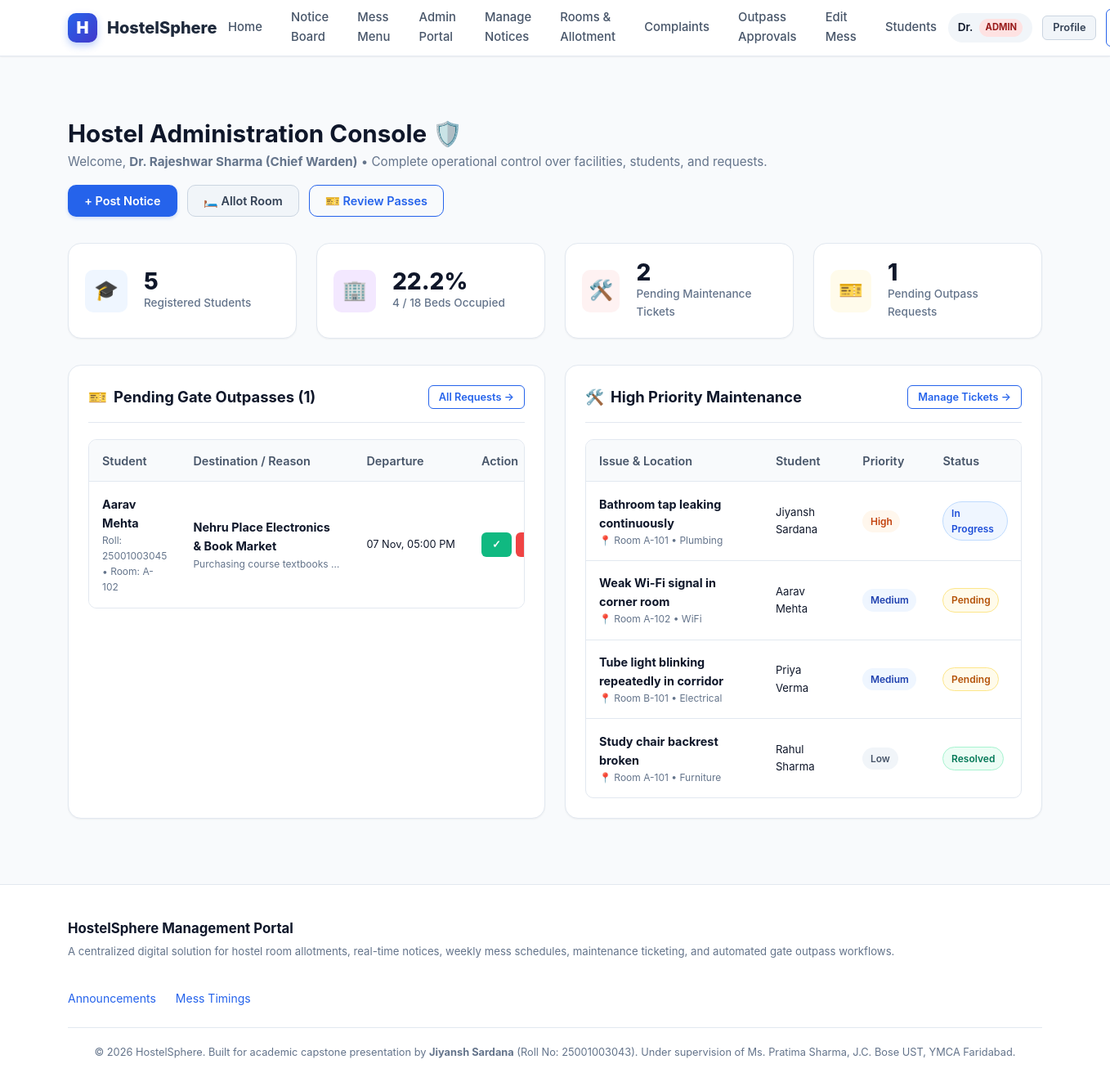
The page /admin/dashboard (signed in) on the database its author committed.
### tables this page shows
CREATE TABLE users (
    id INTEGER PRIMARY KEY AUTOINCREMENT,
    username TEXT UNIQUE NOT NULL,           -- Roll number for students or 'admin' for warden
    full_name TEXT NOT NULL,
    email TEXT UNIQUE NOT NULL,
    password_hash TEXT NOT NULL,
    role TEXT NOT NULL CHECK(role IN ('student', 'admin')),
    phone TEXT,
    guardian_name TEXT,
    guardian_phone TEXT,
    branch TEXT,                             -- e.g., 'Computer Engineering'
    semester INTEGER,                        -- e.g., 3
    gender TEXT CHECK(gender IN ('Male', 'Female', 'Other')),
    created_at TIMESTAMP DEFAULT CURRENT_TIMESTAMP
);

CREATE TABLE outpasses (
    id INTEGER PRIMARY KEY AUTOINCREMENT,
    user_id INTEGER NOT NULL,
    departure_time DATETIME NOT NULL,
    expected_return DATETIME NOT NULL,
    actual_return DATETIME,
    reason TEXT NOT NULL,
    destination TEXT NOT NULL,
    emergency_contact TEXT NOT NULL,
    status TEXT DEFAULT 'Pending' CHECK(status IN ('Pending', 'Approved', 'Rejected', 'Returned')),
    admin_remarks TEXT,
    reviewed_by INTEGER,
    created_at TIMESTAMP DEFAULT CURRENT_TIMESTAMP,
    reviewed_at TIMESTAMP,
    FOREIGN KEY (user_id) REFERENCES users(id) ON DELETE CASCADE,
    FOREIGN KEY (reviewed_by) REFERENCES users(id) ON DELETE SET NULL
);

CREATE TABLE rooms (
    id INTEGER PRIMARY KEY AUTOINCREMENT,
    room_number TEXT UNIQUE NOT NULL,        -- e.g., 'A-101', 'B-204'
    block TEXT NOT NULL,                     -- e.g., 'Block A', 'Block B'
    floor INTEGER NOT NULL,                  -- e.g., 1, 2, 3
    capacity INTEGER NOT NULL DEFAULT 2,     -- Max bed capacity
    room_type TEXT DEFAULT 'Non-AC' CHECK(room_type IN ('AC', 'Non-AC')),
    monthly_rent REAL DEFAULT 4500.0,
    status TEXT DEFAULT 'Available' CHECK(status IN ('Available', 'Occupied', 'Maintenance')),
    description TEXT
);

CREATE TABLE complaints (
    id INTEGER PRIMARY KEY AUTOINCREMENT,
    user_id INTEGER NOT NULL,
    room_number TEXT,                        -- Room where maintenance is required
    category TEXT NOT NULL CHECK(category IN ('Plumbing', 'Electrical', 'WiFi', 'Furniture', 'Cleanliness', 'Other')),
    title TEXT NOT NULL,
    description TEXT NOT NULL,
    priority TEXT DEFAULT 'Medium' CHECK(priority IN ('Low', 'Medium', 'High', 'Urgent')),
    status TEXT DEFAULT 'Pending' CHECK(status IN ('Pending', 'In Progress', 'Resolved', 'Rejected')),
    admin_remarks TEXT,
    created_at TIMESTAMP DEFAULT CURRENT_TIMESTAMP,
    resolved_at TIMESTAMP,
    FOREIGN KEY (user_id) REFERENCES users(id) ON DELETE CASCADE
);

### app.py (the view)
@app.route('/admin/dashboard')
@admin_required
def admin_dashboard():
    total_students = query_db("SELECT COUNT(*) as c FROM users WHERE role = 'student'", one=True)['c']
    total_rooms = query_db("SELECT COUNT(*) as c FROM rooms", one=True)['c']
    occupied_beds = query_db("SELECT COUNT(*) as c FROM room_allotments WHERE status = 'Active'", one=True)['c']
    total_capacity = query_db("SELECT COALESCE(SUM(capacity), 0) as s FROM rooms", one=True)['s']
    occupancy_pct = round((occupied_beds / total_capacity * 100), 1) if total_capacity else 0
    pending_complaints = query_db("SELECT COUNT(*) as c FROM complaints WHERE status = 'Pending'", one=True)['c']
    pending_outpasses = query_db("SELECT COUNT(*) as c FROM outpasses WHERE status = 'Pending'", one=True)['c']
    total_notices = query_db("SELECT COUNT(*) as c FROM notices", one=True)['c']
    recent_complaints = query_db("""
        SELECT c.*, u.full_name as student_name, u.username as roll_number
        FROM complaints c
        JOIN users u ON c.user_id = u.id
        ORDER BY
            CASE c.priority
                WHEN 'Urgent' THEN 1
                WHEN 'High' THEN 2
                WHEN 'Medium' THEN 3
                ELSE 4
            END,
            c.created_at DESC
        LIMIT 5
    """)
    recent_outpasses = query_db("""
        SELECT o.*, u.full_name as student_name, u.username as roll_number, r.room_number
        FROM outpasses o
        JOIN users u ON o.user_id = u.id
        LEFT JOIN room_allotments ra ON ra.user_id = u.id AND ra.status = 'Active'
        LEFT JOIN rooms r ON ra.room_id = r.id
        WHERE o.status = 'Pending'
        ORDER BY o.created_at ASC
        LIMIT 5
    """)
    stats = {
        'total_students': total_students,
        'total_rooms': total_rooms,
        'occupied_beds': occupied_beds,
        'total_capacity': total_capacity,
        'occupancy_pct': occupancy_pct,
        'pending_complaints': pending_complaints,
        'pending_outpasses': pending_outpasses,
        'total_notices': total_notices
    }
    return render_template('dashboard_admin.html',
                           stats=stats,
                           recent_complaints=recent_complaints,
                           recent_outpasses=recent_outpasses)

### app.py (called while the page is built)
@app.context_processor
def inject_globals():
    user = None
    if 'user_id' in session:
        user = query_db("SELECT * FROM users WHERE id = ?", (session['user_id'],), one=True)
    days = ['Monday', 'Tuesday', 'Wednesday', 'Thursday', 'Friday', 'Saturday', 'Sunday']
    today_name = datetime.datetime.now().strftime('%A')
    return {
        'current_user': user,
        'current_year': datetime.datetime.now().year,
        'days_of_week': days,
        'today_name': today_name
    }

@app.template_filter('format_datetime')
def format_datetime(value, format_str='%d %b %Y, %I:%M %p'):
    if not value:
        return 'N/A'
    for fmt in ('%Y-%m-%d %H:%M:%S', '%Y-%m-%dT%H:%M:%S', '%Y-%m-%d'):
        try:
            dt = datetime.datetime.strptime(str(value).split('.')[0], fmt)
            return dt.strftime(format_str)
        except ValueError:
            pass
    return str(value)

def admin_required(f):
    @wraps(f)
    def decorated_function(*args, **kwargs):
        if 'user_id' not in session:
            flash("Administrator login required.", "warning")
            return redirect(url_for('login', next=request.path))
        if session.get('role') != 'admin':
            flash("Access denied: Administrative privileges required.", "danger")
            return redirect(url_for('student_dashboard'))
        return f(*args, **kwargs)
    return decorated_function

### database.py (called while the page is built)
def get_db():
    db = getattr(g, '_database', None)
    if db is None:
        db = g._database = sqlite3.connect(DATABASE)
        db.row_factory = sqlite3.Row
        db.execute("PRAGMA foreign_keys = ON")
    return db

def close_connection(exception):
    db = getattr(g, '_database', None)
    if db is not None:
        db.close()

def query_db(query, args=(), one=False):
    cur = get_db().execute(query, args)
    rv = cur.fetchall()
    cur.close()
    return (rv[0] if rv else None) if one else rv

### templates/dashboard_admin.html (shortened to what this page needs)
{% extends 'base.html' %}
{% block content %}
<div style="display: flex; justify-content: space-between; align-items: center; margin-bottom: 2rem; flex-wrap: wrap; gap: 1rem;">
  <div>
    <h1 style="font-size: 1.85rem; margin-bottom: 0.25rem;">Hostel Administration Console 🛡️</h1>
    <p style="color: var(--text-muted); margin: 0; font-size: 0.95rem;">
      Welcome, <strong>{{ current_user.full_name }}</strong> &bull; Complete operational control over facilities, students, and requests.
    </p>
  </div>
  <div style="display: flex; gap: 0.75rem; flex-wrap: wrap;">
    <a href="{{ url_for('admin_new_notice') }}" class="btn btn-primary">+ Post Notice</a>
    <a href="{{ url_for('admin_rooms') }}" class="btn btn-secondary">🛏️ Allot Room</a>
    <a href="{{ url_for('admin_outpass') }}" class="btn btn-outline">🎫 Review Passes</a>
  </div>
</div>
<div class="grid grid-cols-4" style="margin-bottom: 2rem;">
  <div class="stat-card">
    <div class="stat-icon blue">🎓</div>
    <div>
      <div class="stat-val">{{ stats.total_students }}</div>
      <div class="stat-lbl">Registered Students</div>
    </div>
  </div>
  <div class="stat-card">
    <div class="stat-icon purple">🏢</div>
    <div>
      <div class="stat-val">{{ stats.occupancy_pct }}%</div>
      <div class="stat-lbl">{{ stats.occupied_beds }} / {{ stats.total_capacity }} Beds Occupied</div>
    </div>
  </div>
  <div class="stat-card">
    <div class="stat-icon red">🛠️</div>
    <div>
      <div class="stat-val">{{ stats.pending_complaints }}</div>
      <div class="stat-lbl">Pending Maintenance Tickets</div>
    </div>
  </div>
  <div class="stat-card">
    <div class="stat-icon amber">🎫</div>
    <div>
      <div class="stat-val">{{ stats.pending_outpasses }}</div>
      <div class="stat-lbl">Pending Outpass Requests</div>
    </div>
  </div>
</div>
<div class="grid grid-cols-2">
  <div class="card">
    <div class="card-header">
      <div class="card-title">
        <span>🎫</span>
        <span>Pending Gate Outpasses ({{ stats.pending_outpasses }})</span>
      </div>
      <a href="{{ url_for('admin_outpass') }}" class="btn btn-sm btn-outline">All Requests &rarr;</a>
    </div>
    {% if recent_outpasses %}
      <div class="table-responsive">
        <table class="table">
          <thead>
            <tr>
              <th>Student</th>
              <th>Destination / Reason</th>
              <th>Departure</th>
              <th>Action</th>
            </tr>
          </thead>
          <tbody>
            {% for o in recent_outpasses %}
              <tr>
                <td>
                  <strong>{{ o.student_name }}</strong>
                  <div style="font-size: 0.75rem; color: var(--text-muted);">
                    Roll: {{ o.roll_number }} &bull; Room: {{ o.room_number or 'N/A' }}
                  </div>
                </td>
                <td>
                  <strong>{{ o.destination }}</strong>
                  <div style="font-size: 0.75rem; color: var(--text-muted); max-width: 180px; overflow: hidden; text-overflow: ellipsis; white-space: nowrap;">
                    {{ o.reason }}
                  </div>
                </td>
                <td style="font-size: 0.8rem; white-space: nowrap;">
                  {{ o.departure_time|format_datetime('%d %b, %I:%M %p') }}
                </td>
                <td>
                  <form method="POST" action="{{ url_for('admin_review_outpass', outpass_id=o.id) }}" style="display: flex; gap: 0.35rem;">
                    <button type="submit" name="decision" value="Approved" class="btn btn-sm btn-success" title="Approve Outpass">✓</button>
                    <button type="submit" name="decision" value="Rejected" class="btn btn-sm btn-danger" title="Reject Outpass">✕</button>
                  </form>
                </td>
              </tr>
            {% endfor %}
          </tbody>
        </table>
      </div>
    {% else %}
      <p style="color: var(--text-muted); text-align: center; padding: 2rem 0; margin: 0;">
        No pending outpasses requiring action. All clear! ✨
      </p>
    {% endif %}
  </div>
  <div class="card">
    <div class="card-header">
      <div class="card-title">
        <span>🛠️</span>
        <span>High Priority Maintenance</span>
      </div>
      <a href="{{ url_for('admin_complaints') }}" class="btn btn-sm btn-outline">Manage Tickets &rarr;</a>
    </div>
    {% if recent_complaints %}
      <div class="table-responsive">
        <table class="table">
          <thead>
            <tr>
              <th>Issue & Location</th>
              <th>Student</th>
              <th>Priority</th>
              <th>Status</th>
            </tr>
          </thead>
          <tbody>
            {% for c in recent_complaints %}
              <tr>
                <td>
                  <strong>{{ c.title }}</strong>
                  <div style="font-size: 0.75rem; color: var(--text-muted);">
                    📍 Room {{ c.room_number or 'Common' }} &bull; {{ c.category }}
                  </div>
                </td>
                <td style="font-size: 0.825rem;">
                  {{ c.student_name }}
                </td>
                <td>
                  <span class="badge badge-priority-{{ c.priority|lower }}">{{ c.priority }}</span>
                </td>
                <td>
                  <span class="badge badge-{{ c.status|lower|replace(' ', '-') }}">{{ c.status }}</span>
                </td>
              </tr>
            {% endfor %}
          </tbody>
        </table>
      </div>
    {% else %}
      <p style="color: var(--text-muted); text-align: center; padding: 2rem 0; margin: 0;">
        No maintenance complaints currently reported.
      </p>
    {% endif %}
  </div>
</div>
{% endblock %}

### templates/base.html (shortened to what this page needs)
<!DOCTYPE html>
<html lang="en">
<head>
  <link rel="stylesheet" href="{{ url_for('static', filename='css/style.css') }}">
</head>
<body>
  <header class="navbar">
    <div class="container">
      <a href="{{ url_for('index') }}" class="brand-link">
        <div class="brand-icon">H</div>
        <span>HostelSphere</span>
      </a>
      <nav>
        <ul class="nav-links">
          <li class="nav-item"><a href="{{ url_for('index') }}">Home</a></li>
          <li class="nav-item"><a href="{{ url_for('notices') }}">Notice Board</a></li>
          <li class="nav-item"><a href="{{ url_for('mess_menu') }}">Mess Menu</a></li>
          {% if current_user %}
            {% if current_user.role == 'student' %}
              <li class="nav-item"><a href="{{ url_for('student_dashboard') }}">My Dashboard</a></li>
              <li class="nav-item"><a href="{{ url_for('student_room') }}">My Room</a></li>
              <li class="nav-item"><a href="{{ url_for('student_complaints') }}">Complaints</a></li>
              <li class="nav-item"><a href="{{ url_for('student_outpass') }}">Outpass</a></li>
            {% elif current_user.role == 'admin' %}
              <li class="nav-item"><a href="{{ url_for('admin_dashboard') }}">Admin Portal</a></li>
              <li class="nav-item"><a href="{{ url_for('admin_notices') }}">Manage Notices</a></li>
              <li class="nav-item"><a href="{{ url_for('admin_rooms') }}">Rooms & Allotment</a></li>
              <li class="nav-item"><a href="{{ url_for('admin_complaints') }}">Complaints</a></li>
              <li class="nav-item"><a href="{{ url_for('admin_outpass') }}">Outpass Approvals</a></li>
              <li class="nav-item"><a href="{{ url_for('admin_mess') }}">Edit Mess</a></li>
              <li class="nav-item"><a href="{{ url_for('admin_students') }}">Students</a></li>
            {% endif %}
          {% endif %}
        </ul>
      </nav>
      <div class="nav-actions">
        {% if current_user %}
          <div class="user-badge">
            <span>{{ current_user.full_name.split(' ')[0] }}</span>
            <span class="role-tag {{ current_user.role }}">{{ current_user.role }}</span>
          </div>
          <a href="{{ url_for('profile') }}" class="btn btn-secondary btn-sm" title="My Profile">Profile</a>
          <a href="{{ url_for('logout') }}" class="btn btn-outline btn-sm">Sign Out</a>
        {% else %}
          <a href="{{ url_for('login') }}" class="btn btn-secondary btn-sm">Sign In</a>
          <a href="{{ url_for('register') }}" class="btn btn-primary btn-sm">Register</a>
        {% endif %}
      </div>
    </div>
  </header>
  <main class="main-content">
    <div class="container">
      {% block content %}{% endblock %}
    </div>
  </main>
  <footer class="footer">
    <div class="container">
      <div class="footer-content">
        <div>
          <strong style="color: var(--text-main); font-size: 1.05rem;">HostelSphere Management Portal</strong>
          <p style="margin-top: 0.25rem; font-size: 0.825rem;">
            A centralized digital solution for hostel room allotments, real-time notices, weekly mess schedules, maintenance ticketing, and automated gate outpass workflows.
          </p>
        </div>
        <ul class="footer-links">
          <li><a href="{{ url_for('notices') }}">Announcements</a></li>
          <li><a href="{{ url_for('mess_menu') }}">Mess Timings</a></li>
        </ul>
      </div>
      <div class="footer-credits">
        <p>
          &copy; {{ current_year }} HostelSphere. Built for academic capstone presentation by <strong>Jiyansh Sardana</strong> (Roll No: 25001003043).
          Under supervision of Ms. Pratima Sharma, J.C. Bose UST, YMCA Faridabad.
        </p>
      </div>
    </div>
  </footer>
</body>
</html>

### rows shown on the page
users: full_name "Dr.", role "ADMIN", full_name "Dr. Rajeshwar Sharma (Chief Warden)"
outpasses: student_name "Aarav Mehta", roll_number "25001003045", room_number "A-102", destination "Nehru Place Electronics & Book Market", reason "Purchasing course textbooks…", departure_time "07 Nov, 05:00 PM"
complaints: title "Bathroom tap leaking continuously", room_number "A-101", category "Plumbing", student_name "Jiyansh Sardana", priority "High", status "In Progress"
complaints: title "Weak Wi-Fi signal in corner room", room_number "A-102", category "WiFi", student_name "Aarav Mehta", priority "Medium", status "Pending"
complaints: title "Tube light blinking repeatedly in corridor", room_number "B-101", category "Electrical", student_name "Priya Verma", priority "Medium", status "Pending"
complaints: title "Study chair backrest broken", room_number "A-101", category "Furniture", student_name "Rahul Sharma", priority "Low", status "Resolved"

### other values the page prints
{{ stats.total_students }} "5"
{{ stats.occupancy_pct }} "22.2"
{{ stats.occupied_beds }} "4"
{{ stats.total_capacity }} "18"
{{ stats.pending_complaints }} "2"
{{ stats.pending_outpasses }} "1"
